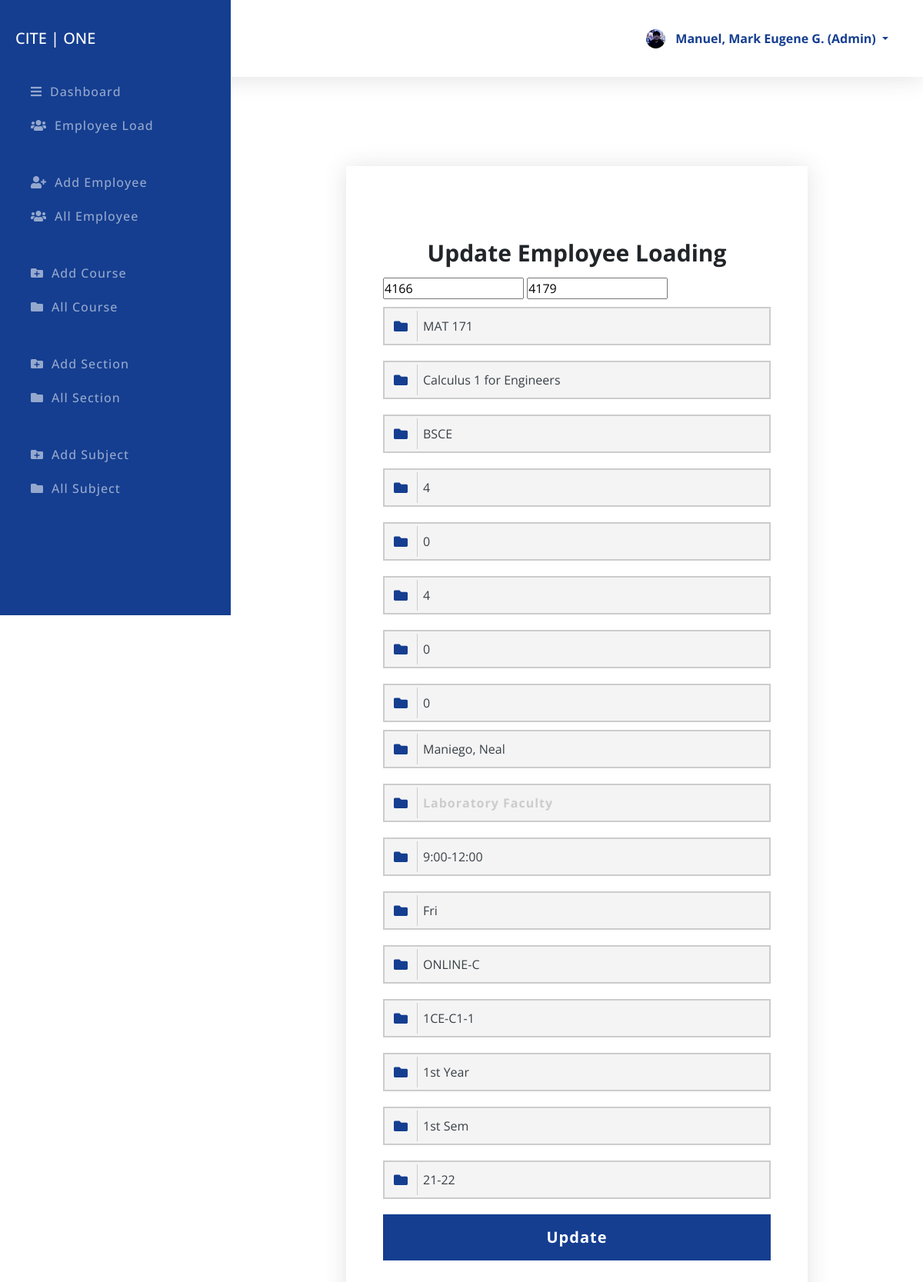
/manage/index.php?action=editLoad&id=4179&id2=4166 (signed in), run on the app's committed database.
### tables this page shows
CREATE TABLE `section` (
  `sectionID` int(11) NOT NULL,
  `Section` varchar(50) NOT NULL,
  `Room` varchar(50) NOT NULL,
  `YearLevel` varchar(50) NOT NULL,
  `SchoolYear` varchar(50) NOT NULL,
  `NoOfStudent` int(11) DEFAULT NULL
);

CREATE TABLE `subject` (
  `subjectID` int(11) NOT NULL,
  `SubjectCode` varchar(20) NOT NULL,
  `SubjectName` varchar(100) NOT NULL,
  `Course` varchar(50) NOT NULL,
  `LecUnits` int(11) NOT NULL,
  `LabUnits` int(11) NOT NULL,
  `lecHours` double NOT NULL,
  `labHours` double NOT NULL,
  `NoOfSection` int(11) NOT NULL,
  `lecFaculty` varchar(50) NOT NULL,
  `labFaculty` varchar(50) NOT NULL,
  `Section` varchar(50) NOT NULL,
  `Days` varchar(31) DEFAULT NULL,
  `Time` varchar(100) DEFAULT NULL,
  `Semester` varchar(20) DEFAULT NULL
);

### manage/index.php (the view, shortened to what this page needs)
<?php
$sessionId = $_SESSION['id']??'';
$sessionRole = $_SESSION['role']??'';
$connection = mysqli_connect(DB_HOST, DB_USER, DB_PASSWORD, DB_NAME);
$id = $_REQUEST['id']??'dashboard';
$action = $_REQUEST['action']??'';
?>
	<!DOCTYPE html>
	<?php if ('admin' == $sessionRole)
{ ?>
		<html lang="en">
		<head>
			<link href="https://cdn.datatables.net/1.10.16/css/jquery.dataTables.min.css" rel="stylesheet" />
			<link rel="stylesheet" href="assets/css/bootstrap.min.css">
			<link rel="stylesheet" href="assets/css/all.min.css">
			<link rel="stylesheet" href="assets/css/style.css">
			<link rel="stylesheet" href="assets/css/report.css">
		</head>
		<body>
			<section class="topber">
				<div class="topber__title">  </div>
				<div class="topber__profile">
					<?php
    $query = "SELECT * FROM admin WHERE id='$sessionId'";
    $result = mysqli_query($connection, $query);
    if ($data = mysqli_fetch_assoc($result))
    {
        $Name = $data['Name'];
        $role = $data['role'];
        $avatar = $data['avatar'];
?> <img src="assets/img/<?php echo "$avatar"?>" height="25" width="25" class="rounded-circle" alt="profile">
						<div class="dropdown">
							<button class="btn dropdown-toggle" type="button" id="dropdownMenuButton" data-toggle="dropdown" aria-haspopup="true" aria-expanded="false">
								<?php
        echo "$Name (" . ucwords($role) . ")";
    }
?>
							</button>
						</div>
				</div>
			</section>
			<section id="sideber" class="sideber">
				<ul class="sideber__ber">
					<h3 class="sideber__panel">CITE | ONE</h3>
					<li id="left" class="sideber__item<?php if ('dashboard' == $id)
    {
        echo " active ";
    } ?>"> <a href="index.php?id=dashboard"><i id="left" class="fas fa-bars"></i>Dashboard</a> </li>
					<li id="left" class="sideber__item<?php if ('EmployeeLoad' == $id)
    {
        echo " active ";
    } ?>"> <a href="index.php?id=EmployeeLoad"><i id="left" class="fas fa-users"></i>Employee Load</a> </li>
					<?php if ('admin' == $sessionRole)
    { ?>
						<li id="left" class="sideber__item sideber__item--modify<?php if ('addEmployee' == $id)
        {
            echo " active ";
        } ?>"> <a href="index.php?id=addEmployee"><i id="left" class="fas fa-user-plus"></i></i>Add Employee</a> </li>
						<?php
    } ?>
							<li id="left" class="sideber__item<?php if ('allEmployee' == $id)
    {
        echo " active ";
    } ?>"> <a href="index.php?id=allEmployee"><i id="left" class="fas fa-users"></i>All Employee</a> </li>
							<?php if ('admin' == $sessionRole)
    { ?>
								<li id="left" class="sideber__item sideber__item--modify<?php if ('addCourse' == $id)
        {
            echo " active ";
        } ?>"> <a href="index.php?id=addCourse"><i id="left" class="fas fa-folder-plus"></i></i>Add
                        Course</a> </li>
								<?php
    } ?>
									<li id="left" class="sideber__item<?php if ('allCourse' == $id)
    {
        echo " active ";
    } ?>"> <a href="index.php?id=allCourse"><i id="left" class="fas fa-folder"></i>All Course</a> </li>
									<li id="left" class="sideber__item sideber__item--modify<?php if ('addSection' == $id)
    {
        echo " active ";
    } ?>"> <a href="index.php?id=addSection"><i id="left" class="fas fa-folder-plus"></i></i>Add
                        Section</a> </li>
									<li id="left" class="sideber__item<?php if ('allSection' == $id)
    {
        echo " active ";
    } ?>"> <a href="index.php?id=allSection"><i id="left" class="fas fa-folder"></i>All Section</a> </li>
									<li id="left" class="sideber__item sideber__item--modify<?php if ('addSubject' == $id)
    {
        echo " active ";
    } ?>"> <a href="index.php?id=addSubject"><i id="left" class="fas fa-folder-plus"></i></i>Add
                        Subject</a> </li>
									<li id="left" class="sideber__item<?php if ('allSubject' == $id)
    {
        echo " active ";
    } ?>"> <a href="index.php?id=allSubject"><i id="left" class="fas fa-folder"></i>All Subject</a> </li>
				</ul>
			</section>
			<section class="main">
				<div class="container">
								<div class="">
																<?php if ('editLoad' == $action)
    {
        $loadID = $_REQUEST['id'];
		$loadID2 = $_REQUEST['id2'];
        $selectLoad = "SELECT * FROM section,subject WHERE section.sectionID='{$loadID}' AND subject.subjectID='{$loadID2}'";
        $result = mysqli_query($connection, $selectLoad);
        $load = mysqli_fetch_assoc($result); ?>
																	<div class="addCourse">
																		<div class="main__form">
																			<div class="main__form--title text-center">Update Employee Loading</div>
																			<form action="add.php" method="POST">
																				<div class="form-row">
																					<div class="col col-12">
																						<input type="text" name="id2" value="<?php echo $load['subjectID']; ?>">
																						<input type="text" name="id1" value="<?php echo $load['sectionID']; ?>">
																						<label class="input"> <i id="left" class="fas fa-folder"></i>
																							<input type="text" name="SubjectCode" placeholder="Subject Code" value="<?php echo $load['SubjectCode']; ?>" required> </label>
																					</div>
																					<div class="col col-12">
																						<label class="input"> <i id="left" class="fas fa-folder"></i>
																							<input type="text" name="SubjectName" placeholder="Subject Descriptive" value="<?php echo $load['SubjectName']; ?>" required> </label>
																					</div>
																					<div class="col col-12">
																						<label class="input"> <i id="left" class="fas fa-folder"></i>
																							<input type="text" name="Course" placeholder="Course" value="<?php echo $load['Course']; ?>" required> </label>
																					</div>
																					<div class="col col-12">
																						<label class="input"> <i id="left" class="fas fa-folder"></i>
																							<input type="text" name="LecUnits" placeholder="Lecture Units" value="<?php echo $load['LecUnits']; ?>" required> </label>
																					</div>
																					<div class="col col-12">
																						<label class="input"> <i id="left" class="fas fa-folder"></i>
																							<input type="text" name="LabUnits" placeholder="Laboratory Units" value="<?php echo $load['LabUnits']; ?>" required> </label>
																					</div>
																					<div class="col col-12">
																						<label class="input"> <i id="left" class="fas fa-folder"></i>
																							<input type="text" name="lecHours" placeholder="Lecture Hours" value="<?php echo $load['lecHours']; ?>" required> </label>
																					</div>
																					<div class="col col-12">
																						<label class="input"> <i id="left" class="fas fa-folder"></i>
																							<input type="text" name="labHours" placeholder="Laboratory Hours" value="<?php echo $load['labHours']; ?>" required> </label>
																					</div>
																					<div class="col col-12">
																						<label class="input"> <i id="left" class="fas fa-folder"></i>
																							<input type="text" name="NoOfSection" placeholder="Number of Section" value="<?php echo $load['NoOfSection']; ?>" required> </ <div class="col col-12">
																							<label class="input"> <i id="left" class="fas fa-folder"></i>
																								<input type="text" name="lecFaculty" placeholder="Lecture Faculty" value="<?php echo $load['lecFaculty']; ?>" required> </label>
																					</div>
																					<div class="col col-12">
																						<label class="input"> <i id="left" class="fas fa-folder"></i>
																							<input type="text" name="labFaculty" placeholder="Laboratory Faculty" value="<?php echo $load['labFaculty']; ?>" required> </label>
																					</div>
																					<div class="col col-12">
																						<label class="input"> <i id="left" class="fas fa-folder"></i>
																							<input type="text" name="Time" placeholder="Time" value="<?php echo $load['Time']; ?>" required> </label>
																					</div>
																					<div class="col col-12">
																						<label class="input"> <i id="left" class="fas fa-folder"></i>
																							<input type="text" name="Days" placeholder="Day" value="<?php echo $load['Days']; ?>" required> </label>
																					</div>
																					<div class="col col-12">
																						<label class="input"> <i id="left" class="fas fa-folder"></i>
																							<input type="text" name="Room" placeholder="Room" value="<?php echo $load['Room']; ?>" required> </label>
																					</div>
																					<div class="col col-12">
																						<label class="input"> <i id="left" class="fas fa-folder"></i>
																							<input type="text" name="Section" placeholder="Section" value="<?php echo $load['Section']; ?>" required> </label>
																					</div>
																					<div class="col col-12">
																						<label class="input"> <i id="left" class="fas fa-folder"></i>
																							<input type="text" name="YearLevel" placeholder="Year Level" value="<?php echo $load['YearLevel']; ?>" required> </label>
																					</div>
																					<div class="col col-12">
																						<label class="input"> <i id="left" class="fas fa-folder"></i>
																							<input type="text" name="Semester" placeholder="Semester" value="<?php echo $load['Semester']; ?>" required> </label>
																					</div>
																					<div class="col col-12">
																						<label class="input"> <i id="left" class="fas fa-folder"></i>
																							<input type="text" name="SchoolYear" placeholder="School Year" value="<?php echo $load['SchoolYear']; ?>" required> </label>
																					</div>
																					<div class="col col-12">
																						<input type="submit" value="Update"> </div>
																				</div>
																			</form>
																		</div>
																	</div>
																	<?php
    } ?>
																												</div>
			</section>
		</body>
		</html>
		<?php
} ?>

### manage/assets/css/style.css (style rules this page uses)
*, *::before, *::after { margin: 0; padding: 0; box-sizing: border-box; -webkit-box-sizing: border-box; box-sizing: border-box; }
body { font-family: 'Open Sans'; }
a { text-decoration: none !important; }
.topber { position: fixed; width: 100%; top: 0; left: 0; padding-left: 300px; right: 0; z-index: 999; -webkit-box-shadow: 0 0.15rem 1.75rem 0 rgba(58, 59, 69, 0.15); box-shadow: 0 0.15rem 1.75rem 0 rgba(58, 59, 69, 0.15); background-color: #fff; }
.topber__title { height: 12.5vh; float: left; display: -webkit-box; display: -ms-flexbox; display: flex; -webkit-box-orient: horizontal; -webkit-box-direction: normal; -ms-flex-direction: row; flex-direction: row; -webkit-box-align: center; -ms-flex-align: center; align-items: center; padding-left: 1rem; }
.topber__profile { height: 12.5vh; float: right; padding-right: 10px; display: -webkit-box; display: -ms-flexbox; display: flex; -webkit-box-orient: horizontal; -webkit-box-direction: normal; -ms-flex-direction: row; flex-direction: row; -webkit-box-align: center; -ms-flex-align: center; align-items: center; padding: 2rem; }
.topber__profile button { color: #153e90; line-height: 10px; font-weight: bold; }
.sideber { position: fixed; top: 0; overflow-y: auto; left: 0; bottom: 0; width: 300px; height: 100vh; padding: 40px 20px 20px 20px; background-color: #153e90; background-size: cover; -webkit-transition: left 0.5s ease; transition: left 0.5s ease; z-index: 999; -moz-transition: left 0.5s ease; -ms-transition: left 0.5s ease; -o-transition: left 0.5s ease; }
.sideber__ber { list-style: none; }
.sideber__panel { font-size: 20px; color: #fff; line-height: 1.2rem; padding-bottom: 30px; }
.sideber__item { padding: 10px; }
.sideber__item a { color: rgba(255, 255, 255, 0.55); font-size: 16px; letter-spacing: 1px; font-weight: 500; }
.sideber__item a i { color: rgba(255, 255, 255, 0.55); padding: 0 10px; }
.sideber__item--modify { padding: 40px 10px 10px 10px; }
.main { margin-left: 300px; margin-top: 10vh; padding: 2rem; }
* { scrollbar-width: thin; scrollbar-color: #153e90 #f8f8f8; }
.main__form { max-width: 600px; padding: 5rem 3rem; -webkit-box-shadow: 0 0.15rem 1.75rem 0 rgba(58, 59, 69, 0.15); box-shadow: 0 0.15rem 1.75rem 0 rgba(58, 59, 69, 0.15); margin: 5rem auto; }
.main__form--title { font-size: 30px; font-weight: bold; padding: 10px 0; }
.main__form .input { position: relative; display: block; }
.main__form .input #left { color: #153e90; border-color: #ccc; -webkit-transition: border-color 0.5s; transition: border-color 0.5s; left: 5px; padding-right: 3px; border-right-width: 1px; border-right-style: solid; position: absolute; top: 5px; width: 40px; height: 40px; font-size: 18px; line-height: 40px; text-align: center; }
.main__form .input input, .main__form .input select { padding-left: 50px !important; display: block; width: 100%; height: 50px !important; padding: 8px 10px; margin: 10px 0; outline: none; border: 2px solid #ccc; background: #f4f4f4; color: #384047; -webkit-appearance: normal; -moz-appearance: normal; appearance: normal; }
.main__form .input input::placeholder, .main__form .input select::placeholder { color: #ccc; font-weight: bold; letter-spacing: 1px; }
.main__form input[type="submit"] { width: 100%; letter-spacing: 1px; font-weight: bold; font-size: 20px; color: #fff; text-align: center; margin-top: 10px; padding: 14px 0; -webkit-transition: 0.5s ease; transition: 0.5s ease; border: 1px solid #153e90; background-color: #153e90; }

### data on the page
section: id2 "4166", id1 "4179", SubjectCode "MAT 171", SubjectName "Calculus 1 for Engineers", Course "BSCE", LecUnits "4", LabUnits "0", lecHours "4", labHours "0", NoOfSection "0", lecFaculty "Maniego, Neal", Time "9:00-12:00", Days "Fri", Room "ONLINE-C", Section "1CE-C1-1", YearLevel "1st Year", Semester "1st Sem", SchoolYear "21-22"

### other printed values
$Name "Manuel, Mark Eugene G."
$role "Admin"
